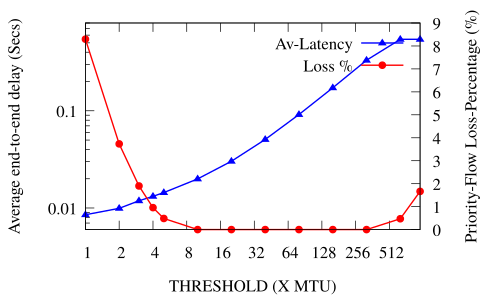

Generate this figure with gnuplot:
#! xgp flow_pps.dat
# Created the Fri Dec  8 02:30:12 CET 2017 with:
#   ____________________________
#  /                            \
# /        xgp        __________/
# \__________________/.:nonsns:.
#
 
#-------------------------------------
# SHAPES:
# (c)ircle  (t)riangle (i)nv.tri.
#           (d)iamond  (s)quare
# FILLING:
# (f)illed  (o)paque  (e)mpty (default)
#-------------------------------------
   s=4  ; es=s  ; fs=s+1 ; os=s+66
   c=6  ; ec=c  ; fc=c+1 ; oc=os+1
   t=8  ; et=t  ; ft=t+1 ; ot=oc+1
   i=10 ; ei=i  ; fi=i+1 ; oi=ot+1
   d=12 ; ed=d  ; fd=d+1 ; od=oi+1
   p=14 ; ep=p  ; fp=p+1 ; op=od+1
#-------------------------------------
#  e.g.:  
#  empty circles vs filled squares
#  plot "file" u 1:3 w p pt ec, 
#           "" u 1:4 w lp pt fs
#-------------------------------------

#Happy gnuplotting

#ty=ARG1
set out "lat_thresh.pdf"
#set out "delay_detnet.pdf"
#set out "delay_fifo.pdf"
set term pdf font "Times,18"
#set terminal X11 enhanced font "courier 10 pitch, 16" size 1200,1000

set pointsize 0.75

set key top right
#set ylabel "Per flow rate [pps]"
#set title "Priority Bandwidth reservation Output (21Mbps Input link and 10Mbps Output link)\nPriority Bandwidth Sharing\n10 Detnet Flows and 2 Other heavy flows\nExplicit Bandwidth Reservation for Detnet Flows (Flows send their bandwidth requirement) \n and the remaining availble bandwidth is fairly shared by other flows."
#set title "Fifo Queue Output (21Mbps Input link and 10Mbps Output link)\n10 Detnet Flows and 2 Other heavy flows"

set xlabel "THRESHOLD (X MTU)"
#\tTotal=3*(X)+2*(7) Mbps"
#set xtics 1

#set xrange [0:20]
#set ytics 0.1

set boxwidth 0.1
set style fill pattern

set ytics nomirror
set y2tics
#set yrange [0:5]
set y2range [0:9]

set ylabel "Average end-to-end delay (Secs)"
set y2label "Priority-Flow Loss-Percentage (%)"

#set format y "%.t^.10^%T"
#set ytics 200000
#set yran [1e3:]
#min(a,b)=a<b?a:b
#stats 	'flow_pps.dat'	every ::1 using 1 nooutput
#total=int(STATS_sum)
#print("Total Throughput")
#print(total)
#f(x)=total
#set yrange [0:1]
#set ytics 1
set yrange [0.006:0.8]
#set xrange ["low";"mid" "high"]
#set autoscale xfix
set logscale y 10
#t=ARG1

#set arrow 1 from 0.66,0.004 to 0.66,0.95 nohead dt "-"
#set label "Bw Reservation" at 0.75,4.7

#set arrow 2 from 0,0.0206 to 9,0.0206 nohead dt "-"

#set arrow 3 from 0,0.02575 to 9,0.02575 nohead dt "-"

set logscale x 2

plot \
'<cat bwresv_thvar_4500_latency.dat'	u ($2):($4) t 'Av-Latency' axes x1y1 with lp lc rgb "blue" lw 2 pt ft,\
'<cat bwresv_thvar_4500_flow_3.dat'		u ($2):($12)*100 t 'Loss %' axes x1y2 with lp lc rgb "red" lw 2 pt fc,\
#'<cat delay_util_profile_bwresv_10.dat'	u  ($3)/1000:($4) t 'Th=10' axes x1y1 with lp lc rgb "black" pt ec,\
#'<cat delay_util_profile_bwresv_160.dat'	u ($3)/1000:($4) t 'Th=160' axes x1y1 with lp lc rgb "violet" pt ei,\
#'<cat delay_util_profile_bwresv_640.dat'	u ($3)/1000:($4) t 'Th=640' axes x1y1 with lp lc rgb "green" pt es,\
#'<cat delay_util_profile_bwresv_80.dat'	u ($3)/1000:($4) t '80' axes x1y1 with lp lc rgb "black",\
#'<cat delay_util_profile_bwresv_160.dat'	u ($3)/1000:($4) t '160' axes x1y1 with lp lc rgb "dark-blue",\
#'<cat delay_util_profile_bwresv_320.dat'	u ($3)/1000:($4) t '320' axes x1y1 with lp lc rgb "dark-red",\
#'<cat delay_util_profile_fifo.dat'	u ($2)/1000:($3) t 'FIFO' axes x1y1 with lp lc rgb "green"
#'<cat delay_util_profile_codel.dat'	u ($2)/1000:($3) t 'CODEL' axes x1y1 with lp lc rgb "violet",\



#'< cat delay_detnet_10.dat '    u ($0+1):($32)     notitle  axes x1y1 with steps lc rgb "blue" lw 2,\
#'< cat delay_fifo.dat '    u ($0+1):($32)     notitle  axes x1y1 with steps lc rgb "red" lw 2,\
#'< cat delay_detnet_10.dat '    u ($0+1):($32)     t 'BwResv Th=10'  axes x1y1 with points lc rgb "blue" lw 2,\
#'< cat delay_fifo.dat '    u ($0+1):($32)     t 'Fifo'  axes x1y1 with points lc rgb "red" lw 2,\
#'< cat delay_detnet_20.dat '    u ($0+1):($32)      notitle  axes x1y1 with steps lc rgb "brown" lw 2,\
#'< cat delay_detnet_20.dat '    u ($0+1):($32)     t 'BwResv Th=20'  axes x1y1 with points lc rgb "brown" lw 2,\
#'< cat delay_detnet_40.dat '    u ($0+1):($32)      notitle  axes x1y1 with steps lc rgb "orange" lw 2,\
#'< cat delay_detnet_40.dat '    u ($0+1):($32)     t 'BwResv Th=40'  axes x1y1 with points lc rgb "orange" lw 2,\
#'< cat delay_detnet_80.dat '    u ($0+1):($32)      notitle  axes x1y1 with steps lc rgb "black" lw 2,\
#'< cat delay_detnet_80.dat '    u ($0+1):($32)     t 'BwResv Th=80'  axes x1y1 with points lc rgb "black" lw 2

#'< cat delay.dat '    u ($0):($2)      t 'Latency Other-1'    axes x1y1 with steps lc rgb "green" lw 2,\
#'< cat delay.dat '    u ($0):($14)      t 'Latency Other-2'    axes x1y1 with steps lc rgb "orange" lw 2,\
#'< cat delay.dat '    u ($0):($8)      t 'Latency Detnet-1'   axes x1y1 with steps lc rgb "black" lw 2,\
#'< cat delay.dat '    u ($0):($20)     t 'Latency Detnet-2'  axes x1y1 with steps lc rgb "black" lw 2,\
#'< cat delay.dat '    u ($0):($26)     t 'Latency Detnet-3'  axes x1y1 with steps lc rgb "black" lw 2,\
#'< cat delay.dat '    u ($0):($32)     t 'Latency Detnet-4'  axes x1y1 with steps lc rgb "black" lw 2,\
#'< cat delay.dat '    u ($0):($38)     t 'Latency Detnet-5'  axes x1y1 with steps lc rgb "black" lw 2,\
#'< cat delay.dat '    u ($0):($44)     t 'Latency Detnet-6'  axes x1y1 with steps lc rgb "black" lw 2,\
#'< cat delay.dat '    u ($0):($50)     t 'Latency Detnet-7'  axes x1y1 with steps lc rgb "black" lw 2,\
#'< cat delay.dat '    u ($0):($56)     t 'Latency Detnet-8'  axes x1y1 with steps lc rgb "black" lw 2,\
#'< cat delay.dat '    u ($0):($62)     t 'Latency Detnet-9'  axes x1y1 with steps lc rgb "black" lw 2,\
#'< cat delay.dat '    u ($0):($68)     t 'Latency Detnet-10' axes x1y1 with steps lc rgb "black" lw 2,\
#'< cat delay.dat '    u ($0):($74)     t 'Total Mean Latency' axes x1y1 with steps lc rgb "red" lw 2
#pause 0.5
#reread

#plot \
#'< cat exp_10flows_rx.dat'    u ($0+1)*10:($2)      t 'Rx Detnet-1'  axes x1y1 with #lp pt 4 lc rgb "blue",\
#'< cat exp_10flows_rx.dat'    u ($0+1)*10:($5)      t 'Rx Detnet-2'  axes x1y1 with line  #lp pt 7 lc rgb "blue",\
#'< cat exp_10flows_rx.dat'    u ($0+1)*10:($8)      t 'Rx Detnet-3'  axes x1y1 with lp pt 8 lc rgb "red",\
#'< cat exp_10flows_rx.dat'    u ($0+1)*10:($11)      t 'Rx Detnet-4'  axes x1y1 with lp pt 11 lc rgb "red"
#'< sort -rnk1 /home/vk/FAIRDROP_BW_MASTER/NETWORKING_FAIRDROP_BW_1.0/plots/flow_pps.dat'	u ($0+1):($1/1000000)   	t 'Networking Alpha-1.0'  axes x1y1 with lp pt 4 lc rgb "black",	\
#'< sort -rnk1 /home/vk/FAIRDROP_BW_MASTER/ACT_FAIRDROP_BW_1.0/plots/flow_pps.dat'    u ($0+1):($1/1000000)      t 'Act Alpha-1.0'  axes x1y1 with lp pt 4 lc rgb "blue",    \
#'< sort -rnk1 /home/vk/FAIRDROP_BW_MASTER/NETWORKING_FAIRDROP_BW_0.4/plots/flow_pps.dat'    u ($0+1):($1/1000000)       t 'Networking Alpha-0.4'  axes x1y1 with lp pt 6 lc rgb "black", \
#'< sort -rnk1 /home/vk/FAIRDROP_BW_MASTER/ACT_FAIRDROP_BW_0.4/plots/flow_pps.dat'    u ($0+1):($1/1000000)      t 'Act Alpha-0.4'  axes x1y1 with lp pt 6 lc rgb "blue",    \
#'< sort -rnk1 /home/vk/FAIRDROP_BW_MASTER/NETWORKING_FAIRDROP_BW_0.1/plots/flow_pps.dat'    u ($0+1):($1/1000000)       t 'Networking Alpha-0.1'  axes x1y1 with lp pt 8 lc rgb "black", \
#'< sort -rnk1 /home/vk/FAIRDROP_BW_MASTER/ACT_FAIRDROP_BW_0.1/plots/flow_pps.dat'    u ($0+1):($1/1000000)      t 'Act Alpha-0.1'  axes x1y1 with lp pt 8 lc rgb "blue",    \

#'/home/vk/NOFAIRDROP_BW_RESULTS/plots/flow_pps.dat'  u ($0+1):($1/1000000) t 'Taildrop'   axes x1y1 with boxes lc rgb "violet"

#'flow_pps.dat'  u ($0+1+0.25):(f($1)/1000000)           t 'Per Flow Throughput'  axes x1y1 with boxes
